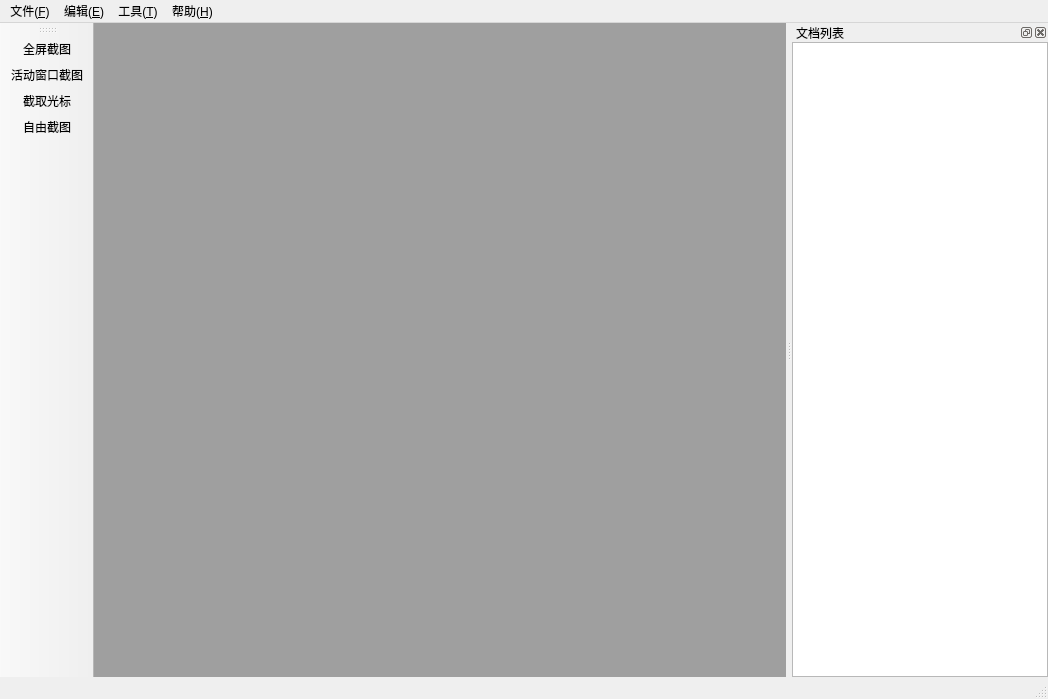
<?xml version="1.0" encoding="UTF-8"?>
<ui version="4.0">
 <class>MainWindow</class>
 <widget class="QMainWindow" name="MainWindow">
  <property name="geometry">
   <rect>
    <x>0</x>
    <y>0</y>
    <width>1048</width>
    <height>699</height>
   </rect>
  </property>
  <property name="windowTitle">
   <string>SmartScreenSnapper</string>
  </property>
  <property name="windowIcon">
   <iconset resource="res.qrc">
    <normaloff>:/images/icon.png</normaloff>:/images/icon.png</iconset>
  </property>
  <widget class="QWidget" name="centralwidget">
   <layout class="QHBoxLayout" name="horizontalLayout">
    <property name="leftMargin">
     <number>0</number>
    </property>
    <property name="topMargin">
     <number>0</number>
    </property>
    <property name="rightMargin">
     <number>0</number>
    </property>
    <property name="bottomMargin">
     <number>0</number>
    </property>
    <item>
     <widget class="QMdiArea" name="mdiArea"/>
    </item>
   </layout>
  </widget>
  <widget class="QMenuBar" name="menubar">
   <property name="geometry">
    <rect>
     <x>0</x>
     <y>0</y>
     <width>1048</width>
     <height>23</height>
    </rect>
   </property>
   <widget class="QMenu" name="menuFile">
    <property name="title">
     <string>文件(&amp;F)</string>
    </property>
    <addaction name="actionNew"/>
    <addaction name="actionSave"/>
    <addaction name="actionPrint"/>
    <addaction name="actionCloseAllNotSave"/>
    <addaction name="separator"/>
    <addaction name="actionExit"/>
   </widget>
   <widget class="QMenu" name="menuHelp">
    <property name="title">
     <string>帮助(&amp;H)</string>
    </property>
    <addaction name="actionOpenSource"/>
    <addaction name="actionUpdate"/>
    <addaction name="actionAbout"/>
   </widget>
   <widget class="QMenu" name="menuTool">
    <property name="title">
     <string>工具(&amp;T)</string>
    </property>
    <addaction name="actionSetting"/>
   </widget>
   <widget class="QMenu" name="menuEdit">
    <property name="title">
     <string>编辑(&amp;E)</string>
    </property>
    <addaction name="actionCopy"/>
   </widget>
   <addaction name="menuFile"/>
   <addaction name="menuEdit"/>
   <addaction name="menuTool"/>
   <addaction name="menuHelp"/>
  </widget>
  <widget class="QStatusBar" name="statusbar">
   <property name="minimumSize">
    <size>
     <width>0</width>
     <height>0</height>
    </size>
   </property>
  </widget>
  <widget class="QToolBar" name="toolBar">
   <property name="windowTitle">
    <string>工具条</string>
   </property>
   <property name="orientation">
    <enum>Qt::Vertical</enum>
   </property>
   <property name="iconSize">
    <size>
     <width>33</width>
     <height>33</height>
    </size>
   </property>
   <attribute name="toolBarArea">
    <enum>LeftToolBarArea</enum>
   </attribute>
   <attribute name="toolBarBreak">
    <bool>false</bool>
   </attribute>
   <addaction name="actionScreenSnap"/>
   <addaction name="actionActiveWindowSnap"/>
   <addaction name="actionCursorSnap"/>
   <addaction name="actionFreeSnap"/>
  </widget>
  <widget class="QDockWidget" name="dockDocumentList">
   <property name="minimumSize">
    <size>
     <width>80</width>
     <height>298</height>
    </size>
   </property>
   <property name="windowTitle">
    <string>文档列表</string>
   </property>
   <attribute name="dockWidgetArea">
    <number>2</number>
   </attribute>
   <widget class="QWidget" name="dockWidgetContents">
    <layout class="QVBoxLayout" name="verticalLayout">
     <property name="leftMargin">
      <number>0</number>
     </property>
     <property name="topMargin">
      <number>0</number>
     </property>
     <property name="rightMargin">
      <number>0</number>
     </property>
     <property name="bottomMargin">
      <number>0</number>
     </property>
     <item>
      <widget class="QListWidget" name="listDocument"/>
     </item>
    </layout>
   </widget>
  </widget>
  <action name="actionNew">
   <property name="text">
    <string>新建(&amp;N)</string>
   </property>
   <property name="toolTip">
    <string>新建文档</string>
   </property>
   <property name="shortcut">
    <string>Ctrl+N</string>
   </property>
   <property name="visible">
    <bool>false</bool>
   </property>
  </action>
  <action name="actionSave">
   <property name="text">
    <string>保存(&amp;S)...</string>
   </property>
   <property name="toolTip">
    <string>保存文档</string>
   </property>
   <property name="shortcut">
    <string>Ctrl+S</string>
   </property>
  </action>
  <action name="actionScreenSnap">
   <property name="icon">
    <iconset resource="res.qrc">
     <normaloff>:/images/ScreenSnap.png</normaloff>:/images/ScreenSnap.png</iconset>
   </property>
   <property name="text">
    <string>全屏截图</string>
   </property>
   <property name="toolTip">
    <string>全屏截图</string>
   </property>
  </action>
  <action name="actionExit">
   <property name="text">
    <string>退出(&amp;E)</string>
   </property>
  </action>
  <action name="actionAbout">
   <property name="text">
    <string>关于(&amp;A)...</string>
   </property>
  </action>
  <action name="actionActiveWindowSnap">
   <property name="icon">
    <iconset resource="res.qrc">
     <normaloff>:/images/ActiveWindow.png</normaloff>:/images/ActiveWindow.png</iconset>
   </property>
   <property name="text">
    <string>活动窗口截图</string>
   </property>
   <property name="toolTip">
    <string>活动窗口截图</string>
   </property>
  </action>
  <action name="actionSetting">
   <property name="text">
    <string>设置(&amp;S)...</string>
   </property>
   <property name="shortcut">
    <string>Ctrl+Shift+S</string>
   </property>
  </action>
  <action name="actionCursorSnap">
   <property name="icon">
    <iconset resource="res.qrc">
     <normaloff>:/images/CursorSnap.png</normaloff>:/images/CursorSnap.png</iconset>
   </property>
   <property name="text">
    <string>截取光标</string>
   </property>
   <property name="toolTip">
    <string>截取光标</string>
   </property>
  </action>
  <action name="actionCloseAllNotSave">
   <property name="text">
    <string>关闭所有文档且不保存...</string>
   </property>
  </action>
  <action name="actionOpenSource">
   <property name="text">
    <string>代码开源...</string>
   </property>
  </action>
  <action name="actionCopy">
   <property name="text">
    <string>复制(&amp;C)</string>
   </property>
   <property name="shortcut">
    <string>Ctrl+C</string>
   </property>
  </action>
  <action name="actionFreeSnap">
   <property name="icon">
    <iconset resource="res.qrc">
     <normaloff>:/images/FreeSnap.png</normaloff>:/images/FreeSnap.png</iconset>
   </property>
   <property name="text">
    <string>自由截图</string>
   </property>
   <property name="toolTip">
    <string>自由截图</string>
   </property>
  </action>
  <action name="actionUpdate">
   <property name="text">
    <string>检查更新...</string>
   </property>
   <property name="toolTip">
    <string>检查更新</string>
   </property>
  </action>
  <action name="actionPrint">
   <property name="text">
    <string>打印(&amp;P)...</string>
   </property>
  </action>
 </widget>
 <resources>
  <include location="res.qrc"/>
 </resources>
 <connections/>
</ui>
